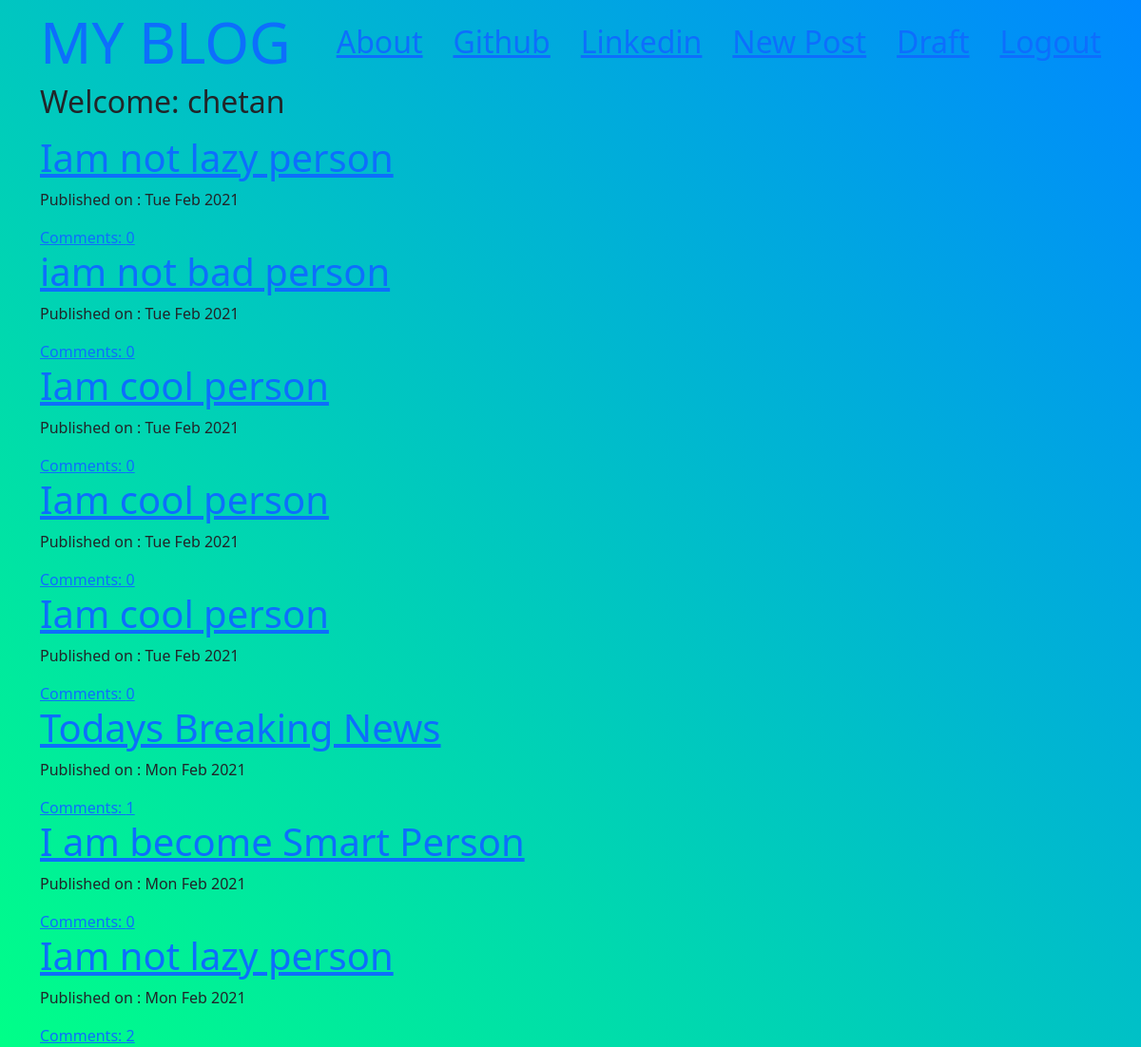
Screenshot of / (signed in) with the database file from the repository.
### blog/models.py (models this page shows, shortened)
class Post(models.Model):
    author = models.ForeignKey('auth.User',on_delete=models.CASCADE)
    title = models.CharField(max_length=200)
    text = models.TextField()
    create_date = models.DateTimeField(default=timezone.now())
    published_date = models.DateTimeField(blank= True,null= True)
    def approve_comments(self):
        return self.comments.filter(approved_comment= True)

### blog/views.py (the view)
# urls.py: url(r'^$',views.PostListView.as_view(),name='post_list'),
class PostListView(ListView):
    model = Post
    def get_queryset(self):
        return Post.objects.filter(published_date__lte=timezone.now()).order_by('-published_date')

### blog/templates/blog/post_list.html
{% extends "blog/base.html" %}
{%block content%}
<div class="centerstage">
    {%for post in post_list%}
    <div class="post">
        <h1><a href="{% url 'blog:post_detail' pk=post.pk %}">{{post.title}}</a></h1>
        <div class="date">
            <p>Published on : {{post.published_date|date:"D M Y"}}</p>
        </div>
        <a href="{% url 'blog:post_detail' pk=post.pk %}">Comments: {{post.approve_comments.count}}</a>
    </div>
    {%endfor%}
</div>
{% endblock %}

### blog/templates/blog/base.html (shortened to what this page needs)
<!DOCTYPE html>
 {% load static %}
<html lang="en">
<head>
    <link href="https://cdn.jsdelivr.net/npm/bootstrap@5.0.0-beta1/dist/css/bootstrap.min.css" rel="stylesheet">
    <link rel="stylesheet" href="//cdn.jsdelivr.net/npm/medium-editor@latest/dist/css/medium-editor.min.css" type="text/css" media="screen" charset="utf-8">
    <link rel="stylesheet" type="text/css" href="{% static 'css/blog.css' %}">
</head>
<body class="loader">
<nav class="navbar navbar-default">
    <div class="container">
        <h1> <a class="navbar-brand bigbrand" href="{% url 'blog:post_list' %}">MY BLOG</a></h1>
        <h2><a href="{% url 'blog:about' %}">About</a></h2>
        <h2><a href="https://www.github.com">Github</a></h2>
        <h2><a href="https://www.linkedin.com">Linkedin</a></h2>
            {% if user.is_authenticated %}
                <h2> <a href="{% url 'blog:post_new' %}">New Post</a></h2>
                <h2><a href="{% url 'blog:post_draft_list' %}">Draft</a></h2>
                <h2><a href="{% url 'logout' %}">Logout</a></h2>
                <h2><a>Welcome: {{user.username}}</a></h2>
            {%else%}
                <h2><a class="nav navbar-right" href="{% url 'login' %}">Login</a></h2>
            {% endif %}
    </div>
</nav>
<div class="content container">
    <div class="row">
        <div class="col-md-8">
            <div class="blog_posts">
                {% block content %}
                {% endblock %}
            </div>
        </div>
    </div>
</div>
</body>
</html>

### blog/static/css/blog.css (style rules this page uses)
.loader { filter:hue-rotate(0deg); background:linear-gradient(45deg,#0f8,#08f); animation:hue 10000ms infinite linear; }
.bigbrand { font-size: 1.5em; }
.centerstage { margin-left: auto; margin-right:auto; }

### rows the page displays
Post: title "Iam not lazy person", published_date "Tue Feb 2021", approve_comments.count "0"
Post: title "iam not bad person", published_date "Tue Feb 2021", approve_comments.count "0"
Post: title "Iam cool person", published_date "Tue Feb 2021", approve_comments.count "0"
Post: title "Iam cool person", published_date "Tue Feb 2021", approve_comments.count "0"
Post: title "Iam cool person", published_date "Tue Feb 2021", approve_comments.count "0"
Post: title "Todays Breaking News", published_date "Mon Feb 2021", approve_comments.count "1"
Post: title "I am become Smart Person", published_date "Mon Feb 2021", approve_comments.count "0"
Post: title "Iam not lazy person", published_date "Mon Feb 2021", approve_comments.count "2"

### other values shown
{{ user.username }} "chetan"
